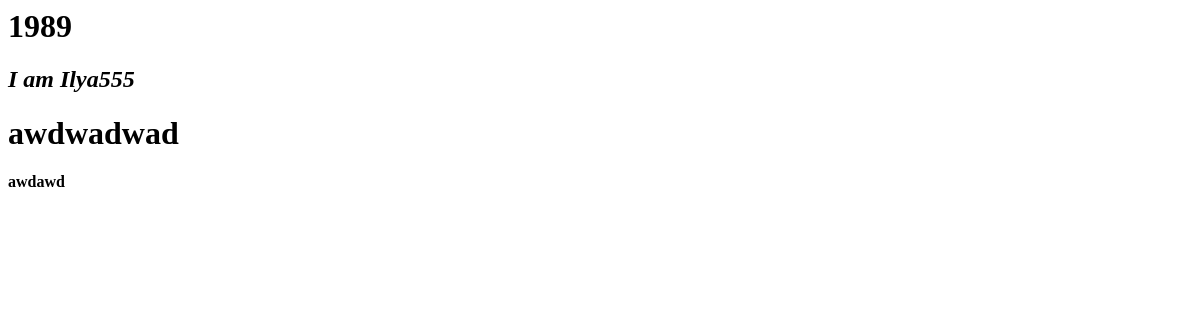
Before: / with the older database file.
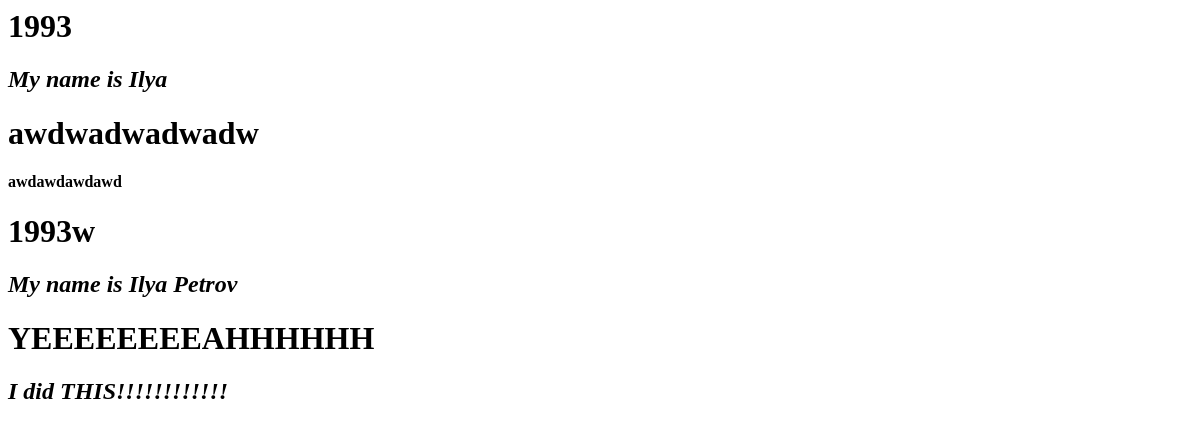
After: the same page with the newer database file.
### article/models.py (models this page shows)
class Article(models.Model):
    title = models.CharField(max_length=255)
    content = RichTextField(blank=True, null=True)

### article/views.py (the view)
# urls.py: path('', index, name='index'),
def index(request, *args, **kwargs):
    articles = Article.objects.all()
    my_context = {"articles": articles}
    return render(request, 'article/index.html', my_context)

### article/templates/article/index.html
{% for article in articles %}
<h1>{{ article.title|safe }}</h1>
<h4>{{ article.content|safe }}</h4>
{% endfor %}

Changed rows visible on the page:
changed Article: title "1989" → "1993"; content "I am Ilya555" → "My name is Ilya"
changed Article: title "awdwadwad" → "awdwadwadwadw"; content "awdawd" → "awdawdawdawd"
added Article: title "1993w", content "My name is Ilya Petrov"
added Article: title "YEEEEEEEEAHHHHHH", content "I did THIS!!!!!!!!!!!!"
